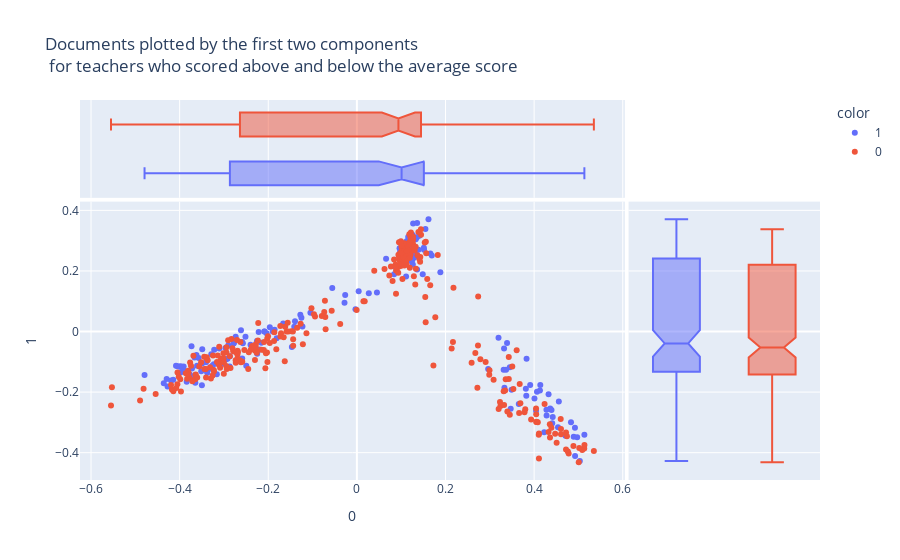

The notebook cell this image was saved under:
### Code cell
px.scatter(DCM, 0, 1, 
           color=doc.score_above_mean, 
           hover_name=doc.score_above_mean, 
           marginal_x='box', marginal_y='box', height=1000, title = "Documents plotted by the first two components <br> for teachers who scored above and below the average score")

### Figure 1 — Plotly figure (JSON) as saved in the notebook; plotly's stock layout.template omitted (floating-point values rounded to 4 significant figures; data arrays with more than 128 entries replaced by an {"elided": "..."} marker saying what was removed)
{"data": [{"hovertemplate": "<b>%{hovertext}</b><br><br>color=1<br>0=%{x}<br>1=%{y}<extra></extra>", "hovertext": {"elided": "178 str values"}, "legendgroup": "1", "marker": {"color": "#636efa", "symbol": "circle"}, "mode": "markers", "name": "1", "orientation": "v", "showlegend": true, "type": "scatter", "x": {"elided": "178 float values"}, "xaxis": "x", "y": {"elided": "178 float values"}, "yaxis": "y"}, {"alignmentgroup": "True", "hovertemplate": "<b>%{hovertext}</b><br><br>color=1<br>0=%{x}<extra></extra>", "hovertext": {"elided": "178 str values"}, "legendgroup": "1", "marker": {"color": "#636efa", "symbol": "circle"}, "name": "1", "notched": true, "offsetgroup": "1", "showlegend": false, "type": "box", "x": {"elided": "178 float values"}, "xaxis": "x3", "yaxis": "y3"}, {"alignmentgroup": "True", "hovertemplate": "<b>%{hovertext}</b><br><br>color=1<br>1=%{y}<extra></extra>", "hovertext": {"elided": "178 str values"}, "legendgroup": "1", "marker": {"color": "#636efa", "symbol": "circle"}, "name": "1", "notched": true, "offsetgroup": "1", "showlegend": false, "type": "box", "xaxis": "x2", "y": {"elided": "178 float values"}, "yaxis": "y2"}, {"hovertemplate": "<b>%{hovertext}</b><br><br>color=0<br>0=%{x}<br>1=%{y}<extra></extra>", "hovertext": {"elided": "295 str values"}, "legendgroup": "0", "marker": {"color": "#EF553B", "symbol": "circle"}, "mode": "markers", "name": "0", "orientation": "v", "showlegend": true, "type": "scatter", "x": {"elided": "295 float values"}, "xaxis": "x", "y": {"elided": "295 float values"}, "yaxis": "y"}, {"alignmentgroup": "True", "hovertemplate": "<b>%{hovertext}</b><br><br>color=0<br>0=%{x}<extra></extra>", "hovertext": {"elided": "295 str values"}, "legendgroup": "0", "marker": {"color": "#EF553B", "symbol": "circle"}, "name": "0", "notched": true, "offsetgroup": "0", "showlegend": false, "type": "box", "x": {"elided": "295 float values"}, "xaxis": "x3", "yaxis": "y3"}, {"alignmentgroup": "True", "hovertemplate": "<b>%{hovertext}</b><br><br>color=0<br>1=%{y}<extra></extra>", "hovertext": {"elided": "295 str values"}, "legendgroup": "0", "marker": {"color": "#EF553B", "symbol": "circle"}, "name": "0", "notched": true, "offsetgroup": "0", "showlegend": false, "type": "box", "xaxis": "x2", "y": {"elided": "295 float values"}, "yaxis": "y2"}], "layout": {"autosize": true, "legend": {"title": {"text": "color"}, "tracegroupgap": 0}, "title": {"text": "Documents plotted by the first two components <br> for teachers who scored above and below the average score"}, "xaxis": {"anchor": "y", "autorange": true, "domain": [0, 0.7363], "range": [-0.6227, 0.6026], "title": {"text": "0"}, "type": "linear"}, "xaxis2": {"anchor": "y2", "autorange": true, "domain": [0.7413, 1], "matches": "x2", "range": [-0.5, 1.5], "showgrid": false, "showline": false, "showticklabels": false, "ticks": "", "type": "category"}, "xaxis3": {"anchor": "y3", "autorange": true, "domain": [0, 0.7363], "matches": "x", "range": [-0.6227, 0.6026], "showgrid": true, "showticklabels": false, "type": "linear"}, "xaxis4": {"anchor": "y4", "domain": [0.7413, 1], "matches": "x2", "showgrid": false, "showline": false, "showticklabels": false, "ticks": ""}, "yaxis": {"anchor": "x", "autorange": true, "domain": [0, 0.7326], "range": [-0.4827, 0.4214], "title": {"text": "1"}, "type": "linear"}, "yaxis2": {"anchor": "x2", "autorange": true, "domain": [0, 0.7326], "matches": "y", "range": [-0.4827, 0.4214], "showgrid": true, "showticklabels": false, "type": "linear"}, "yaxis3": {"anchor": "x3", "autorange": true, "domain": [0.7426, 1], "matches": "y3", "range": [-0.5, 1.5], "showgrid": false, "showline": false, "showticklabels": false, "ticks": "", "type": "category"}, "yaxis4": {"anchor": "x4", "domain": [0.7426, 1], "matches": "y3", "showgrid": true, "showline": false, "showticklabels": false, "ticks": ""}}}
